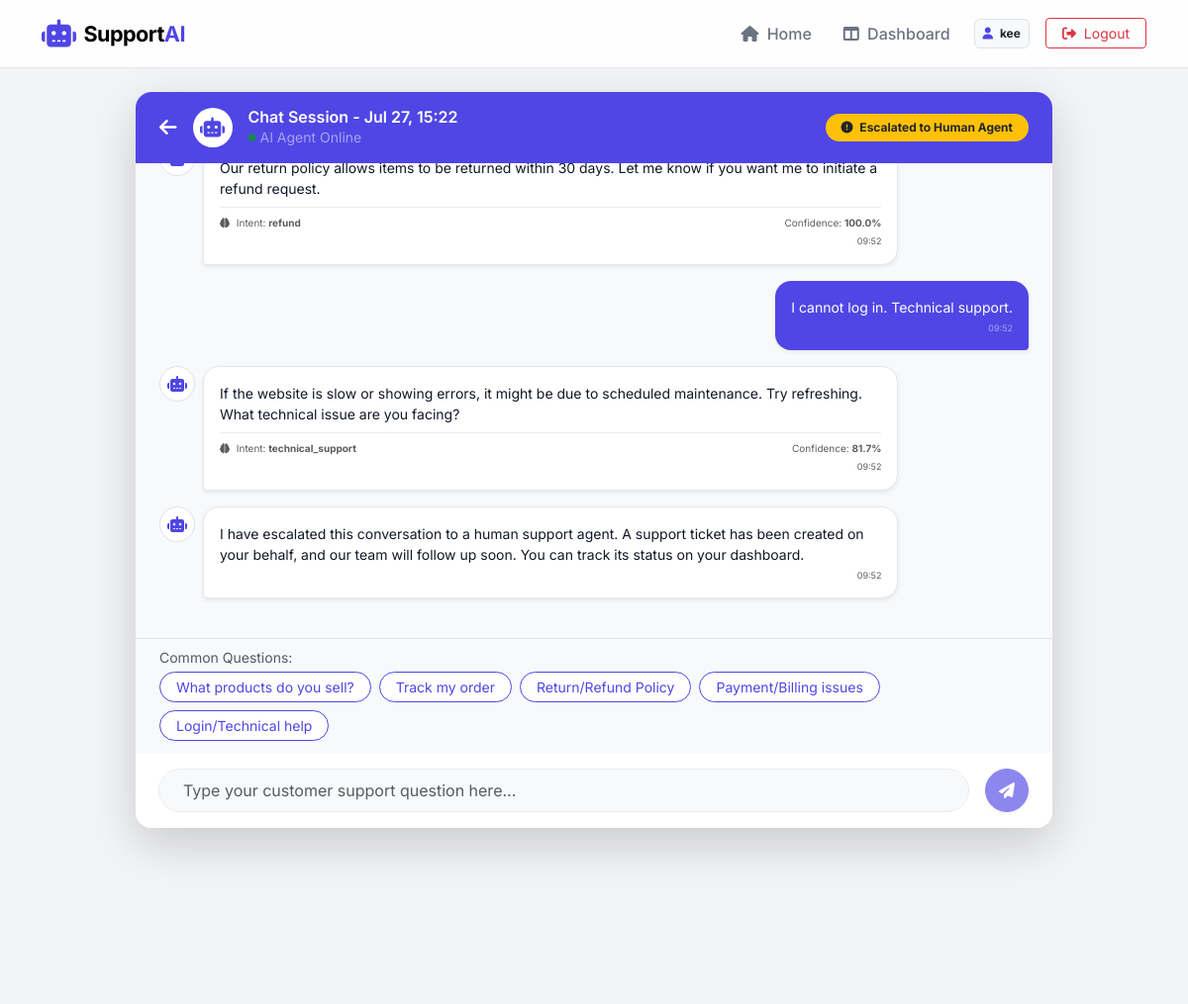
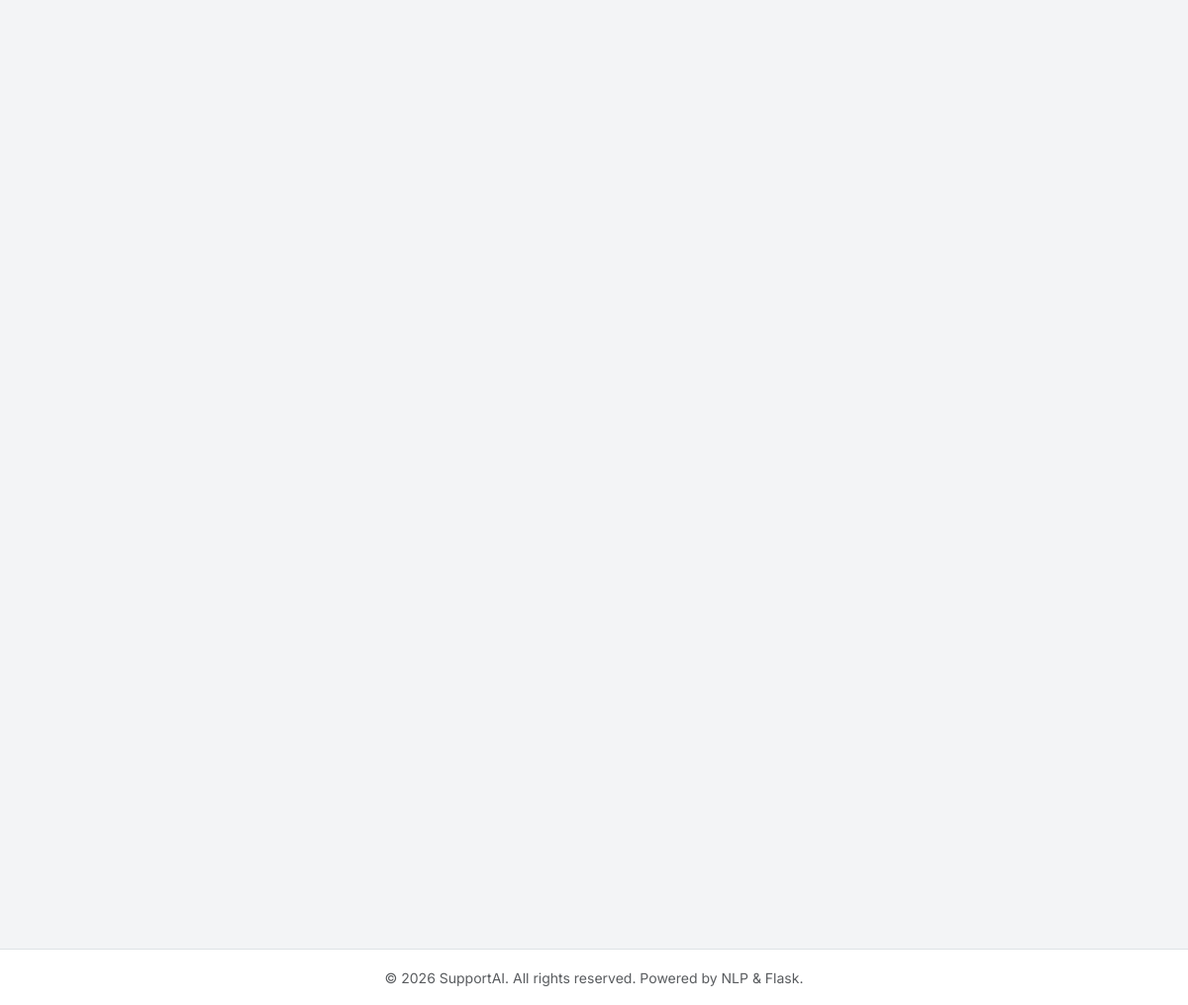
Screenshot of /chat/2 (signed in) with the database file from the repository (2 pictures, top to bottom).
### models/user.py (models this page shows, shortened)
class User(db.Model, UserMixin):
    __tablename__ = 'users'
    id = db.Column(db.Integer, primary_key=True)
    username = db.Column(db.String(80), unique=True, nullable=False)
    email = db.Column(db.String(120), unique=True, nullable=False)
    password_hash = db.Column(db.String(256), nullable=False)
    role = db.Column(db.String(20), default='customer')  # 'customer' or 'admin'
    created_at = db.Column(db.DateTime, default=datetime.utcnow)
    conversations = db.relationship('Conversation', backref='user', lazy=True, cascade='all, delete-orphan')
    tickets = db.relationship('SupportTicket', backref='user', lazy=True, cascade='all, delete-orphan')
    def is_admin(self):
        return self.role == 'admin'

### models/conversation.py (models this page shows, shortened)
class Conversation(db.Model):
    __tablename__ = 'conversations'
    id = db.Column(db.Integer, primary_key=True)
    user_id = db.Column(db.Integer, db.ForeignKey('users.id', ondelete='CASCADE'), nullable=False)
    title = db.Column(db.String(200), default='Support Chat')
    status = db.Column(db.String(20), default='active')  # 'active', 'escalated', 'closed'
    created_at = db.Column(db.DateTime, default=datetime.utcnow)
    messages = db.relationship('Message', backref='conversation', lazy=True, cascade='all, delete-orphan')

### models/message.py (models this page shows, shortened)
class Message(db.Model):
    __tablename__ = 'messages'
    id = db.Column(db.Integer, primary_key=True)
    conversation_id = db.Column(db.Integer, db.ForeignKey('conversations.id', ondelete='CASCADE'), nullable=False)
    sender = db.Column(db.String(20), nullable=False)  # 'user', 'bot', 'agent'
    message_text = db.Column(db.Text, nullable=False)
    intent = db.Column(db.String(50), nullable=True)
    confidence = db.Column(db.Float, nullable=True)
    created_at = db.Column(db.DateTime, default=datetime.utcnow)

### app.py (the view)
    @app.route('/chat/<int:conversation_id>')
    @login_required
    def chat_session(conversation_id):
        conv = Conversation.query.get_or_404(conversation_id)
        if conv.user_id != current_user.id and not current_user.is_admin():
            flash('Access denied.', 'danger')
            return redirect(url_for('dashboard'))
        messages = Message.query.filter_by(conversation_id=conv.id).order_by(Message.created_at.asc()).all()
        return render_template('chat.html', conversation=conv, messages=messages)

### templates/chat.html (shortened to what this page needs)
{% extends 'base.html' %}
{% block content %}
<div class="row justify-content-center">
    <div class="col-lg-10">
        <div class="card border-0 shadow-lg rounded-4 overflow-hidden" id="chatWindow">
            <div class="card-header bg-primary text-white py-3 px-4 d-flex justify-content-between align-items-center border-0">
                <div class="d-flex align-items-center">
                    <a href="{{ url_for('dashboard') }}" class="text-white me-3 fs-5" title="Back to Dashboard">
                        <i class="fa-solid fa-arrow-left"></i>
                    </a>
                    <div class="chat-avatar bg-white text-primary rounded-circle d-flex align-items-center justify-content-center me-3" style="width: 40px; height: 40px;">
                        <i class="fa-solid fa-robot fs-5"></i>
                    </div>
                    <div>
                        <h6 class="mb-0 fw-semibold text-white" id="convTitle">{{ conversation.title }}</h6>
                        <small class="text-white-50 d-flex align-items-center">
                            <i class="fa-solid fa-circle text-success me-1 small" style="font-size: 8px;"></i> AI Agent Online
                        </small>
                    </div>
                </div>
                <div class="d-flex align-items-center gap-2">
                    {% if conversation.status == 'escalated' %}
                        <span class="badge bg-warning text-dark px-3 py-2 rounded-pill"><i class="fa-solid fa-circle-exclamation me-1"></i> Escalated to Human Agent</span>
                    {% else %}
                        <form action="{{ url_for('escalate_chat', conversation_id=conversation.id) }}" method="POST" id="escalateForm">
                            <button type="submit" class="btn btn-warning btn-sm text-dark px-3 rounded-pill fw-semibold shadow-sm hover-up">
                                <i class="fa-solid fa-headset me-1"></i> Escalate to Human
                            </button>
                        </form>
                    {% endif %}
                </div>
            </div>
            <div class="card-body p-4 bg-light overflow-y-auto" id="messagePanel" style="height: 480px;">
                {% for message in messages %}
                    {% if message.sender == 'user' %}
                        <div class="d-flex mb-3 justify-content-end">
                            <div class="chat-bubble-user p-3 rounded-3 shadow-sm text-white bg-primary small text-break" style="max-width: 80%;">
                                {{ message.message_text }}
                                <div class="text-end mt-1 text-white-50" style="font-size: 9px;">
                                    {{ message.created_at.strftime('%H:%M') }}
                                </div>
                            </div>
                        </div>
                    {% else %}
                        <div class="d-flex mb-3">
                            <div class="chat-avatar bg-white border text-primary rounded-circle d-flex align-items-center justify-content-center me-2 flex-shrink-0" style="width: 36px; height: 36px;">
                                <i class="fa-solid fa-robot"></i>
                            </div>
                            <div class="chat-bubble-bot p-3 rounded-3 shadow-sm bg-white border text-dark small text-break" style="max-width: 80%;">
                                {{ message.message_text }}
                                {% if message.intent and message.intent != 'greeting' and message.intent != 'goodbye' and message.intent != 'escalate' %}
                                    <div class="mt-2 pt-2 border-top border-light-subtle d-flex align-items-center justify-content-between text-muted" style="font-size: 10px;">
                                        <span><i class="fa-solid fa-brain me-1"></i> Intent: <strong>{{ message.intent }}</strong></span>
                                        <span>Confidence: <strong>{{ (message.confidence * 100)|round(1) }}%</strong></span>
                                    </div>
                                {% endif %}
                                <div class="text-end mt-1 text-muted" style="font-size: 9px;">
                                    {{ message.created_at.strftime('%H:%M') }}
                                </div>
                            </div>
                        </div>
                    {% endif %}
                {% endfor %}
            </div>
            <div class="bg-light border-top px-4 py-2" id="suggestionArea">
                <small class="text-muted d-block mb-1">Common Questions:</small>
                <div class="d-flex flex-wrap gap-2 mb-1">
                    <button class="btn btn-outline-primary btn-sm rounded-pill suggestion-tag text-start py-1 px-3 small border-light-subtle bg-white text-secondary" data-msg="What products do you sell?">What products do you sell?</button>
                    <button class="btn btn-outline-primary btn-sm rounded-pill suggestion-tag text-start py-1 px-3 small border-light-subtle bg-white text-secondary" data-msg="Where is my order?">Track my order</button>
                    <button class="btn btn-outline-primary btn-sm rounded-pill suggestion-tag text-start py-1 px-3 small border-light-subtle bg-white text-secondary" data-msg="How do I get a refund?">Return/Refund Policy</button>
                    <button class="btn btn-outline-primary btn-sm rounded-pill suggestion-tag text-start py-1 px-3 small border-light-subtle bg-white text-secondary" data-msg="Payment failed. Credit card declined.">Payment/Billing issues</button>
                    <button class="btn btn-outline-primary btn-sm rounded-pill suggestion-tag text-start py-1 px-3 small border-light-subtle bg-white text-secondary" data-msg="I cannot log in. Technical support.">Login/Technical help</button>
                </div>
            </div>
            <div class="card-footer bg-white border-top-0 py-3 px-4">
                <form id="chatForm">
                    <div class="input-group">
                        <input type="text" class="form-control border-light-subtle rounded-pill bg-light py-2 px-3 ps-4" id="userInput" placeholder="Type your customer support question here..." required autocomplete="off" {% if conversation.status == 'escalated' %}disabled{% endif %}>
                        <button type="submit" class="btn btn-primary rounded-circle ms-3 d-flex align-items-center justify-content-center shadow-sm" style="width: 44px; height: 44px;" id="sendBtn" {% if conversation.status == 'escalated' %}disabled{% endif %}>
                            <i class="fa-solid fa-paper-plane text-white fs-6"></i>
                        </button>
                    </div>
                </form>
            </div>
        </div>
    </div>
</div>
{% endblock %}

### templates/base.html (shortened to what this page needs)
<!DOCTYPE html>
<html lang="en">
<head>
    <link href="https://cdn.jsdelivr.net/npm/bootstrap@5.3.3/dist/css/bootstrap.min.css" rel="stylesheet">
    <link rel="stylesheet" href="https://cdnjs.cloudflare.com/ajax/libs/font-awesome/6.4.0/css/all.min.css">
    <link rel="stylesheet" href="{{ url_for('static', filename='css/style.css') }}">
</head>
<body>
    <nav class="navbar navbar-expand-lg sticky-top" id="mainNavbar">
        <div class="container">
            <a class="navbar-brand d-flex align-items-center" href="{{ url_for('index') }}" id="navBrand">
                <i class="fa-solid fa-robot me-2 text-primary fs-3"></i>
                <span class="fw-bold tracking-tight">Support<span class="text-primary">AI</span></span>
            </a>
            <div class="collapse navbar-collapse" id="navbarContent">
                <ul class="navbar-nav ms-auto align-items-center">
                    <li class="nav-item">
                        <a class="nav-link" href="{{ url_for('index') }}"><i class="fa-solid fa-house me-1"></i> Home</a>
                    </li>
                    {% if current_user.is_authenticated %}
                        {% if current_user.is_admin() %}
                            <li class="nav-item">
                                <a class="nav-link" href="{{ url_for('admin_dashboard') }}"><i class="fa-solid fa-gauge-high me-1"></i> Admin panel</a>
                            </li>
                        {% else %}
                            <li class="nav-item">
                                <a class="nav-link" href="{{ url_for('dashboard') }}"><i class="fa-solid fa-table-columns me-1"></i> Dashboard</a>
                            </li>
                        {% endif %}
                        <li class="nav-item ms-lg-2">
                            <span class="badge bg-light text-dark border p-2 d-none d-lg-inline-block">
                                <i class="fa-solid fa-user me-1 text-primary"></i> {{ current_user.username }}
                            </span>
                        </li>
                        <li class="nav-item ms-lg-3">
                            <a class="btn btn-outline-danger btn-sm px-3" href="{{ url_for('logout') }}"><i class="fa-solid fa-right-from-bracket me-1"></i> Logout</a>
                        </li>
                    {% endif %}
                </ul>
            </div>
        </div>
    </nav>
    <main class="py-4">
        <div class="container">
            {% block content %}{% endblock %}
        </div>
    </main>
    <footer class="footer mt-auto py-3 bg-white border-top">
        <div class="container text-center">
            <span class="text-muted small">&copy; 2026 SupportAI. All rights reserved. Powered by NLP & Flask.</span>
        </div>
    </footer>
</body>
</html>

### static/css/style.css (style rules this page uses)
:root { --primary-color: #4f46e5; --primary-hover: #4338ca; --bg-light: #f9fafb; --text-dark: #111827; --text-muted: #6b7280; --border-color: #e5e7eb; --card-shadow: 0 4px 6px -1px rgb(0 0 0 / 0.05), 0 2px 4px -2px rgb(0 0 0 / 0.05); --card-hover-shadow: 0 10px 15px -3px rgb(0 0 0 / 0.1), 0 4px 6px -4px rgb(0 0 0 / 0.1); }
body { font-family: 'Inter', sans-serif; background-color: #f3f4f6; color: var(--text-dark); min-height: 100vh; display: flex; flex-direction: column; }
#mainNavbar { background-color: rgb(255 255 255 / 90%); backdrop-filter: blur(8px); border-bottom: 1px solid var(--border-color); padding: 0.8rem 0; }
#navBrand { font-size: 1.35rem; letter-spacing: -0.025em; }
.nav-link { font-weight: 500; color: var(--text-muted); transition: color 0.2s ease; padding: 0.5rem 1rem !important; }
.chat-bubble-user { background-color: var(--primary-color) !important; color: white !important; border-radius: 16px 16px 4px 16px !important; }
.chat-bubble-bot { background-color: white !important; border: 1px solid var(--border-color) !important; color: var(--text-dark) !important; border-radius: 16px 16px 16px 4px !important; }
.btn-primary { background-color: var(--primary-color) !important; border-color: var(--primary-color) !important; }
.text-primary { color: var(--primary-color) !important; }
.bg-primary { background-color: var(--primary-color) !important; }
.btn-outline-primary { color: var(--primary-color) !important; border-color: var(--primary-color) !important; }

### rows the page displays
User: username "kee"
Conversation: title "Chat Session - Jul 27, 15:22"
Message: message_text "Our return policy allows items to be returned within 30 days. Let me know if you want me to initiate a refund request.", intent "refund", (message.confidence*100)|round(1) "100.0", created_at "09:52"
Message: message_text "I cannot log in. Technical support.", created_at "09:52"
Message: message_text "If the website is slow or showing errors, it might be due to scheduled maintenance. Try refreshing. What technical issue are you facing?", intent "technical_support", (message.confidence*100)|round(1) "81.7", created_at "09:52"
Message: message_text "I have escalated this conversation to a human support agent. A support ticket has been created on your behalf, and our team will follow up soon. You can track its status on your dashboard.", created_at "09:52"
